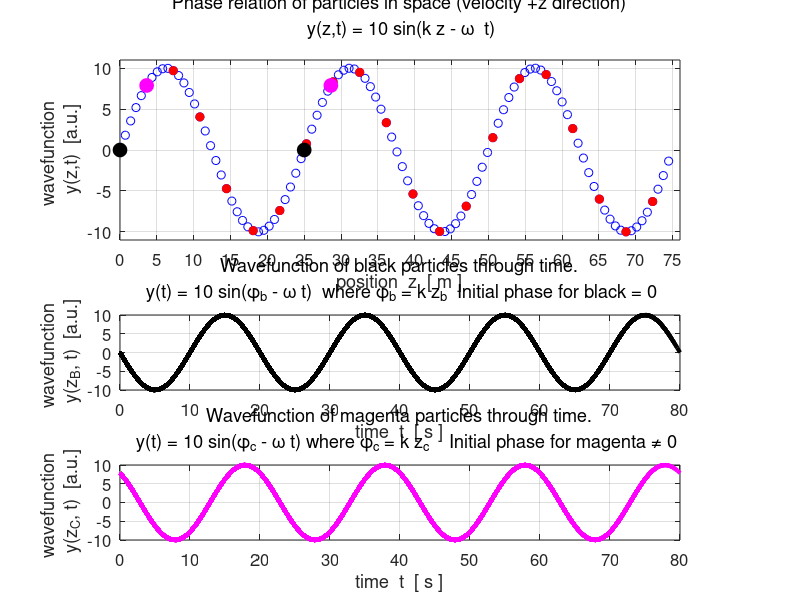

Reproduce this figure in MATLAB.
% wm_ttw.m

% 171214
% Animation of a travlling [1D] sinusoidal wave propagating in Z direction
% Animation of the motion can be saved as an animated gif or avi. file



% John A Sims 
% email: john.sims@ufabc.edu.br
% Universidade Federal do ABC 
% http://www.ufabc.edu.br/
% Biomedical Engineering department,
% Centro de Engenharia, Modelagem e Ciencias Sociais Aplicadas.
% (Centre for Engineering, modelling and applied social sciences)
% Rua Arcturus (Jd Antares)
% Anchieta
% 09606070 - Sao Bernardo do Campo, SP - Brasil

% Ian Cooper
% email: ian.cooper@sydney.edu.au
% School of Physics, University of Sydney

% DOING PHYSICS WITH MATLAB 
%    https://d-arora.github.io/Doing-Physics-With-Matlab/


clear all
close all
clc


% =======================================================================
% TRAVELLING WAVE INPUT PARAMETERS
%   S.I. units for all quantities
%   Default values given in brakets
% =======================================================================
   e = -1;       %  left (-1) or right (+1)
   A = 10;       %  amplitude  (10)
   L = 25;       %  wavelength  (25)
   T = 20;       %  period  (20)
   nT = 4;       %  no. periods for animation  (4)
   nX = 3;       %  no. wavelengths displayed (3)
   Nx = 2076;    %  Number of grid X grid points (2076)
   Nt = 200;     %  number of time steps (200)

% Save animation fl agA = 0 or 1 or 2  (defualt flagA = 0) ---------------
   flagA = 0;
   % flagA = 0   Animation NOT saved
   % flagA = 1   Animation saved as an animated gif file
   % flagA = 2   Animation saved as an AVI file
   

% =======================================================================   
% Setup for saving images animated gif file and AVI files
% =======================================================================
switch flagA
case 1
%  ANIMATED GIF:
%  Enter file name
     ag_name = 'ag_wm_TWRL.gif';
%  Delay in seconds before displaying the next image  
    delay = 0.20;  
%  Frame counter start
    nt = 1;

case 2   
%  AVI: open writer object for avi.
   aviName = 'transWave_LtoR.avi';
   if flagA == 2
       if e == -1
         aviName = 'avi_TW_LR.avi';
       end   % if
       if e == +1
         aviName = 'avi_TW_RL.avi';
       end   %  if
     aviObj = VideoWriter(aviName);
     aviObj.FrameRate = 10;  % from 30
     aviObj.Quality = 40;    % from 75
     open(aviObj);
   end   % if
end   %  switch
   
% =======================================================================   
%   CALCULATIONS
% =======================================================================
   w = 2*pi / T;    %  angular frequency 
   k = 2*pi / L;    %  wave number k
   tMax = nT * T;   %  max time interval for animation
   zMax = nX * L;   %  max Z distance
   
   t = linspace(0,tMax,Nt);   % grid points for time 
   z = linspace(0,zMax,Nx);   % grid points for Z axis
   
    
%  Wave function s(z,t) ---------------------------------------------
%    Calculate all data and store it in S, rows are x, cols t. 
%    Later, phase relationship between all particles in an instant 
%    of time (i.e spatial domain information) will be taken from , 
%    rows of S and time (temporal domain) for a single particle 
%    taken from columns.
   s = zeros(Nx,Nt); 
   
% Time loop   
   for c = 1 : Nt
     s(:,c) = A .* sin(k.*z + e*w*t(c));
   end

   
% =======================================================================     
%   GRAPHICS 
% =======================================================================  
f1 = figure(1) ;
   pos = [0.1 0.1 0.4 0.8];
   set(gcf,'Units','normalized');
   set(gcf,'Position',pos);
   set(gcf,'color','w');
   NS = 20; 
   yT1 = zeros(Nt,1);   xT1 = zeros(Nt,1);
   yT2 = zeros(Nt,1);   xT2 = zeros(Nt,1);
   
   
 %  Adjust to reduce/increase the frequency of red circles. 
 %    compared to blue circles.  i.e. Every "NR" is to be red.
   NR = 100; 
   
 %  Define text for three figures based on user choice of e.  
 %    Figure 1 - spatial domain - main title.
 %    Figure 2 - temporal domain - blacktitle (it is the black dot)
 %    Figure 3 - temporal domain - cyantitle (guess why).
   blacktitle= sprintf('Wavefunction of black particles through time.');    
   cyantitle = sprintf('Wavefunction of magenta particles through time.');
   
   switch e
   case 1
     eqnname = 'y(z,t) = 10 sin(k z + \omega  t)';
     maintitle  = sprintf('Phase relation of particles in space (velocity -z direction)');
     blacktitle = sprintf('%s\n y(t) = 10 sin(\\phi_b + \\omega t) ',blacktitle);
     cyantitle  = sprintf('%s\n y(t) = 10 sin(\\phi_c + \\omega t) ',cyantitle); 
   
   case -1
     eqnname = 'y(z,t) = 10 sin(k z - \omega  t)';
     maintitle  = sprintf('Phase relation of particles in space (velocity +z direction)');
     blacktitle = sprintf('%s\n y(t) = 10 sin(\\phi_b - \\omega t) ',blacktitle);
     cyantitle  = sprintf('%s\n   y(t) = 10 sin(\\phi_c - \\omega t) ',cyantitle); 
   
   otherwise %error condition
   error('Error: Value of e must be either 1 or -1!')   
   end
   
   maintitle = sprintf('%s\n %s\n ',maintitle,eqnname);
   %maintitle = sprintf('%s\n %s\n \\fontsize{6}{john.sims@ufabc.edu.br 2017, modified from code by ian.cooper@sydney.edu.au}',maintitle,eqnname);
   blacktitle = sprintf('%s where \\phi_b = k z_b  Initial phase for black = 0',blacktitle);
   cyantitle = sprintf('%swhere \\phi_c = k z_c    Initial phase for magenta \\neq 0',cyantitle);


 nt = 1;
 ct = 0:Nt-1;  % create time step vector
 
for c = ct+1
   
%  wavefunction vs postion plot -----------------------------------------    
   hold off
   xP = z(1:NS:end); yP = s((1:NS:end),c);
   pos1 = [0.15 0.6 0.7 0.3];
   ax1 = subplot('Position',pos1);
   
   hPlot = plot(xP, yP,'o');
   set(hPlot,'MarkerSize',6,'MarkerEdgeColor',[0 0 1]);%, ...
      % 'MarkerFaceColor', [0 0 1]); % How to present blue circles
   hold(ax1, 'on') %Equivalent of hold on when using subplots.

   title(maintitle,'fontweight','normal');
   xlabel('position  z  [ m ]');
   ytit = sprintf('wavefunction \n y(z,t)  [a.u.]');
   ylabel(ytit);
   
   xP = z(1:NR:end); yP = s(1:NR:end,c);
   hPlot = plot(xP, yP,'o');
   set(hPlot,'MarkerSize',6,'MarkerEdgeColor',[1 0 0], ...
       'MarkerFaceColor', [1 0 0]);
  
   hPlot = plot(xP(1), yP(1),'o');
   set(hPlot,'MarkerSize',10,'MarkerEdgeColor',[0,0,0], ...
       'MarkerFaceColor', [0,0,0]);
   
    hPlot = plot(L, yP(1),'o');
   set(hPlot,'MarkerSize',10,'MarkerEdgeColor',[0,0,0], ...
       'MarkerFaceColor', [0,0,0]);
   
   hPlot = plot(xP(2), yP(2),'o');
   set(hPlot,'MarkerSize',10,'MarkerEdgeColor','m', ...
       'MarkerFaceColor', 'm');
   
   hPlot = plot(xP(2)+L, yP(2),'o');
   set(hPlot,'MarkerSize',10,'MarkerEdgeColor','m', ...
       'MarkerFaceColor', 'm');
   
   axis([0 zMax+1 -11 11]);
   hold(ax1, 'off');
   grid on;
   box on;
   set(gca,'xTick',0:5:zMax);
   set(gca,'fontsize',12);
   
% BLACK PARTICLE -------------------------------------------------------
   pos1 = [0.15 0.35 0.7 0.125];
   ax2 = subplot('Position',pos1);   
   hold(ax2, 'on')
   title(blacktitle,'fontweight','normal');
   xlabel('time  t  [ s ]');
   ytit = sprintf('wavefunction \n y(z_B, t)  [a.u.]');
   ylabel(ytit);
   xT1(c) = t(c); 
   yT1(1:c) = s(1,1:c);
   plot(xT1(1:c), yT1(1:c),'color',[0,0,0],'LineWidth',3);
   axis([0 tMax -10 10]);
   set(gca,'xTick',0:10:tMax);
   set(gca,'fontsize',12);
   box on;
   grid on
   hold(ax2, 'off');
   
   
 %  CYAN PARTICLE -------------------------------------------------------
   pos1 = [0.15 0.1 0.7 0.125];
   ax3 = subplot('Position',pos1);
   hold(ax3, 'on')
   title(cyantitle,'fontweight','normal');
   xlabel('time  t  [ s ]');
   ytit = sprintf('wavefunction \n y(z_C, t)  [a.u.]');
   ylabel(ytit);
   xT2(c) = t(c); 
   yT2(1:c) = s(100,1:c);
   plot(xT2(1:c), yT2(1:c),'color','m','LineWidth',3); 
   axis([0 tMax -10 10]);
   set(gca,'xTick',0:10:tMax);
   set(gca,'fontsize',12);
   box on;
   grid on
   hold(ax3, 'off')
   pause(0.1)
   
% Adding the frame to the video object using the 'writeVideo' method
   if flagA == 2
     frame = getframe(f1);
     writeVideo(aviObj,frame);
   end

   if flagA == 1
     frame = getframe(f1);
     im = frame2im(frame);
     [imind,cm] = rgb2ind(im,256);
%  On the first loop, create the file. In subsequent loops, append.
     if nt == 1
        imwrite(imind,cm,ag_name,'gif','DelayTime',delay,'loopcount',inf);
     else
        imwrite(imind,cm,ag_name,'gif','DelayTime',delay,'writemode','append');
     end
        nt = nt+1;
   end
 
end

if flagA == 2
  close(aviObj);
end